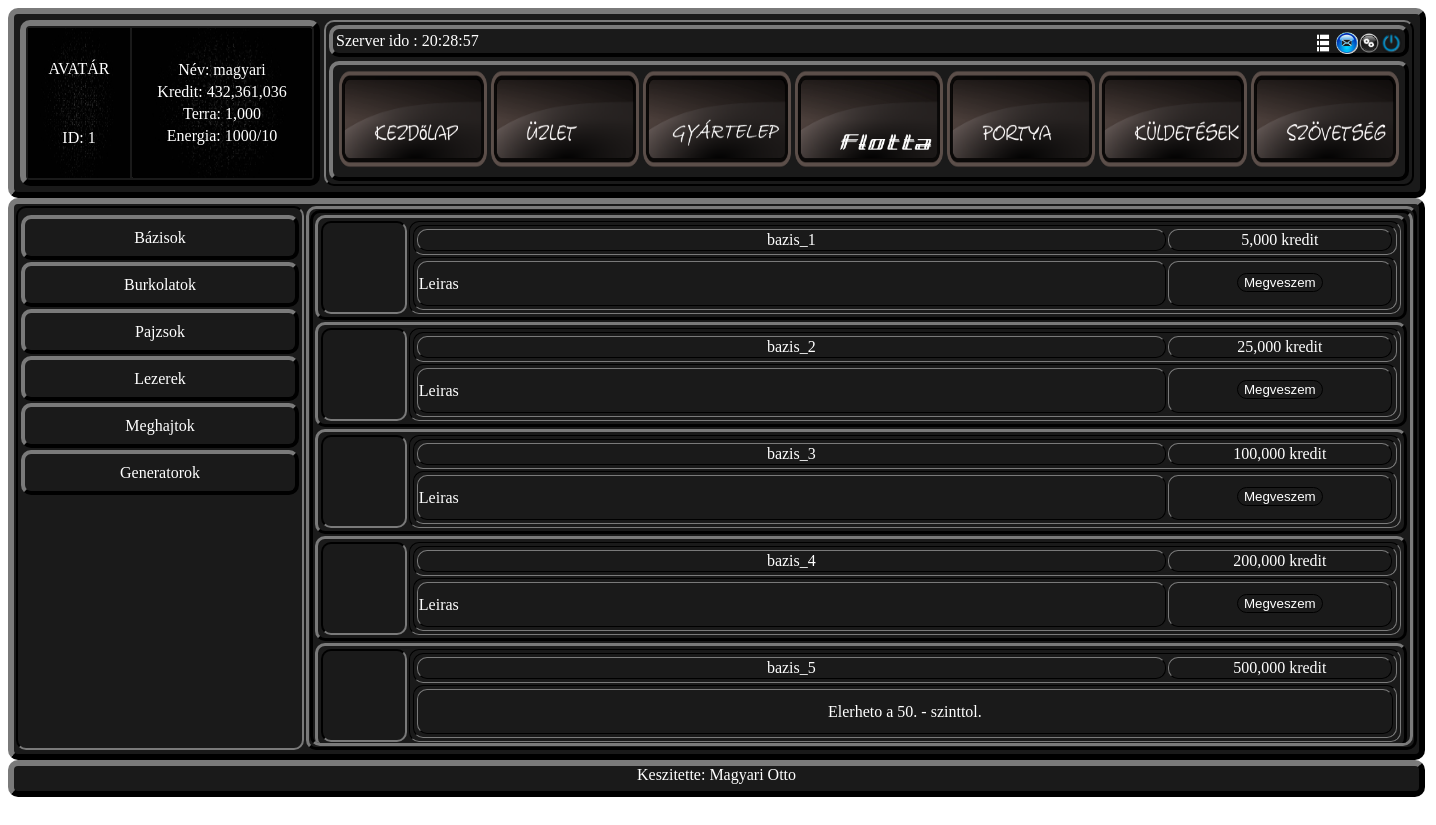
The app's page /inc/uzlet.php (signed in) with its own data.
### tables this page shows
CREATE TABLE `uzlet` (
  `azonosito` int(3) NOT NULL,
  `kategoria` varchar(256) NOT NULL,
  `megnevezes` varchar(256) NOT NULL,
  `mennyiseg` int(20) NOT NULL,
  `ara` int(20) NOT NULL,
  `penznem` varchar(256) NOT NULL,
  `szintkorlat` int(5) NOT NULL,
  `aktiv` tinyint(1) NOT NULL DEFAULT '0',
  `kep` varchar(256) NOT NULL,
  `eladasiar` int(20) NOT NULL
);

### inc/uzlet.php (the view, shortened to what this page needs)
<?php
include "header.php";
include "frissites.php";
$szint = $_SESSION["szint"];
?>
<link rel="stylesheet" href="../css/uzlet.css">
<body>
<div id="kozep_div1">
	<table id="kozep_tabla1">
		<tr>
			<td id="menu_td">
				<table id="menu_lista_tabla">
					<tr>
						<td id="menu_lista_elem"><div onclick="tablazat(event, '1')" id="elsodleges">Bázisok</div></td>
					</tr>
					<tr>
						<td id="menu_lista_elem"><div onclick="tablazat(event, '2')">Burkolatok</div></td>
					</tr>
					<tr>
						<td id="menu_lista_elem"><div onclick="tablazat(event, '3')">Pajzsok</div></td>
					</tr>
					<tr>
						<td id="menu_lista_elem"><div onclick="tablazat(event, '4')">Lezerek</div></td>
					</tr>
					<tr>
						<td id="menu_lista_elem"><div onclick="tablazat(event, '5')">Meghajtok</div></td>
					</tr>
					<tr>
						<td id="menu_lista_elem"><div onclick="tablazat(event, '6')">Generatorok</div></td>
					</tr>
				</table>
			</td>
			<td id="uzlet_td">
			<div id="uzlet_div">
				<div id="1" class="bloktartalom">
					<table>
						<?php
						$lekeres = mysqli_query($conn , "SELECT * from uzlet WHERE (kategoria='bazis') and (aktiv='1') and (szintkorlat <= $szint)");
						while($row = mysqli_fetch_object($lekeres)){
							$azonosito=$row->azonosito;
						?>
						<tr>
							<td id="uzlet_sor">
								<table>
									<tr>
										<td id="td_kep"></td>
										<td id="td_reszletek">
											<table>
												<tr>
													<td id="td_targyneve">
														<table>
															<tr>
																<td id="td_megnevezes"><?php echo $row->megnevezes;?></td>
																<td id="td_ara"><?php echo number_format($row->ara)." ".$row->penznem;?></td>
															</tr>
														</table>
													</td>
												</tr>
												<tr>
													<td id="reszletek_td">
														<table>
															<tr>
																<td id="td_leiras">Leiras</td>
																<td id="td_gomb">
																	<form action="uzlet.php" method="post">
																		<input id="vasarlas" type="submit" name="<?php echo $azonosito;?>" value="Megveszem">
																	</form>
																</td>
															</tr>
														</table>
													</td>
												</tr>
											</table>
										</td>
									</tr>
								</table>
							</td>
						</tr>
						<?php
						}
						$lekeres = mysqli_query($conn , "SELECT * from uzlet WHERE (kategoria='bazis') and (aktiv='1') and (szintkorlat > $szint)");
						while($row = mysqli_fetch_object($lekeres)){
						?>
						<tr>
							<td id="uzlet_sor">
								<table>
									<tr>
										<td id="td_kep"></td>
										<td id="td_reszletek">
											<table>
												<tr>
													<td id="td_targyneve">
														<table>
															<tr>
																<td id="td_megnevezes"><?php echo $row->megnevezes;?></td>
																<td id="td_ara"><?php echo number_format($row->ara)." ".$row->penznem;?></td>
															</tr>
														</table>
													</td>
												</tr>
												<tr>
													<td id="reszletek_td">
														<table>
															<tr>
																<td id="td_nemelerheto">Elerheto a <?php echo $row->szintkorlat;?>. - szinttol.</td>
															</tr>
														</table>
													</td>
												</tr>
											</table>
										</td>
									</tr>
								</table>
							</td>
						</tr>
						<?php } ?>
					</table>
				</div>
			</td>
			</div>
<div id="alja_div">Keszitette: Magyari Otto</div>
</body>

### inc/header.php (shortened to what this page needs)
<link rel="stylesheet" href="../css/header.css">
<table id="tabla1">
	<tr>
	<td id="td1">
		<table id="tabla2">
			<tr>
				<td id="td2">
					<table id="tabla3" style="color: white;">
						<tr>
							<td id="td7">
								<table id="avatar_tabla">
									<tr>
										<td id="avatar_tabla_td1">AVATÁR</td>
									</tr>
									<tr>
										<td id="avatar_tabla_td2">ID: <?php echo $_SESSION["userid"];?></td>
									</tr>
								</table>
							</td>
							<td id="td8" colspan="2" style="background-image: url('../img/infoboard.jpg');background-size: 100% 100%;">
								<table style="color:white;text-align:center;align:center;margin:0 auto;">
									<tr>
										<td>Név: <?php echo $_SESSION["username"];?></td>
									</tr>
									<tr>
										<td><a>Kredit: <?php echo number_format($_SESSION["kredit"]);?></a></td>
									</tr>
									<tr>
										<td><a>Terra: <?php echo number_format($_SESSION["terra"]);?></a></td>
									</tr>
									<tr>
										<td><a>Energia: <?php echo $_SESSION["energia"];?>/10</a></td>
									</tr>
								</table>
							</td>
						</tr>
					</table>
				</td>
				<td id="td3">
					<table id="tabla4">
						<tr>
							<td id="td4">
							<table id="tabla6">
								<tr>
									<td id="nd"></td>
									<td id="td10"></td>
									<td id="td11">
										<div id="div1"><form method="post" action="ranglista.php?oldal=1"><input type="image" src="../img/gomb_ranglista.png" title="Ranglista" height="22" width="22"></form></div>
										<div id="div1"><form method="post" action="uzenet_bejovo.php"><input type="image" src="../img/gomb_uzenet_olvasott.png" title="Uzenetek" height="22" width="22"></form></div>
										<div id="div1"><form method="post" action="adataimmegvaltoztatasa.php"><input type="image" src="../img/gomb_beallitasok.png" title="Beallitasok" height="22" width="22"></form></div>
										<div id="div1"><form method="post" action="../?kilep"><input type="image" src="../img/gomb_kilepes.png" title="Kijelentkezes" height="22" width="22"></form></div>
									</td>
								</tr>
							</table>
							</td>
						</tr>
						<tr>
							<td id="td5">
								<table id="tabla5">
									<tr>
										<td>
										<a href="index.php"><img src="../img/menu_gomb_kezdolap.png" id="menu_gomb"></a>
										<a href="uzlet.php"><img src="../img/menu_gomb_uzlet.png" id="menu_gomb"></a>
										<a href="gyartelep.php"><img src="../img/menu_gomb_gyartelep.png" id="menu_gomb"></a>
										<a href="flotta.php"><img src="../img/menu_gomb_flotta.png" id="menu_gomb"></a>
										<a href="portya.php"><img src="../img/menu_gomb_portya.png" id="menu_gomb"></a>
										<a href="kuldetesek.php"><img src="../img/menu_gomb_kuldetesek.png" id="menu_gomb"></a>
										<a href="szovetseg.php"><img src="../img/menu_gomb_szovetseg.png" id="menu_gomb"></a></td>
									</tr>
								</table>
							</td>
						</tr>
					</table>
				</td>
			</tr>
		</table>
	</td>
	</tr>
</table>
<body onload="st();setInterval('st()',1000)" style="background-image: url('../img/hatter_body.png'); background-repeat: no-repeat; width:1400px; height: 95%;">

### css/header.css (style rules this page uses)
#tabla2 { margin: 0px auto; min-width: 930px; min-height: 130px; width: 1400px; height: 100%; }
#tabla3 { border-width: 6px; border-style: outset; border-color: rgb(38, 38, 38); border-radius: 10px 10px 10px 10px; background-color: rgb(26, 26, 26); width: 300px; height: 150px; margin: 0 auto; }
#tabla4 { border-width: 2px; border-style: outset; border-color: rgb(38, 38, 38); border-radius: 10px 10px 10px 10px; background-color: rgb(26, 26, 26); width: 1080px; height: 100%; margin: 0px auto; color: white; }
#tabla5 { border-width: 4px; border-style: outset; border-color: rgb(38, 38, 38); border-radius: 10px 10px 10px 10px; background-color: rgb(26, 26, 26); float: left; margin: 0px 0px; width: 1080px; height: 100%; text-align: center; }
#tabla6 { border-width: 4px; border-style: outset; border-color: rgb(38, 38, 38); border-radius: 10px 10px 10px 10px; background-color: rgb(26, 26, 26); width: 100%; height: 100%; margin: 0px auto; color: white; }
#td1 { width: 1400px; height: 18px; }
#td2 { width: 320px; height: 150px; }
#td3 { width: 1078px; height: 100%; margin: 0px 5px; }
#td4 { width: 100%; height: 29px; }
#td5 { width: 100%; height: 100px; }
#td7 { width: 100px; height: 150px; text-align: center; background-image: url('../img/infoboard.jpg'); background-size: 100% 100%; }
#td8 { width: 70px; height: 50%; text-align: center; }
#nd { width: 143px; }
#td10 { width: auto; }
#td11 { float: right; }
#div1 { float: left; display: inline; height: 1px; margin: 0px 0px 0px 0px; }
#menu_gomb { width: 148px; height: 100px; display: inline; }
#avatar_tabla { color:white; width: 100px; height: 140px; text-align: center; }
#avatar_tabla_td1 { width: 100px; height: 10px; text-align: center; }
#avatar_tabla_td2 { width: 100px; height: 10px; text-align: center; }

### records on screen
uzlet: megnevezes "bazis_1", ara "5,000", penznem "kredit"
uzlet: megnevezes "bazis_2", ara "25,000", penznem "kredit"
uzlet: megnevezes "bazis_3", ara "100,000", penznem "kredit"
uzlet: megnevezes "bazis_4", ara "200,000", penznem "kredit"
uzlet: megnevezes "bazis_5", ara "500,000", penznem "kredit", szintkorlat "50"

### other values on screen
$_SESSION["userid"] "1"
$_SESSION["username"] "magyari"
$_SESSION["kredit"] "432,361,036"
$_SESSION["terra"] "1,000"
$_SESSION["energia"] "1000"
